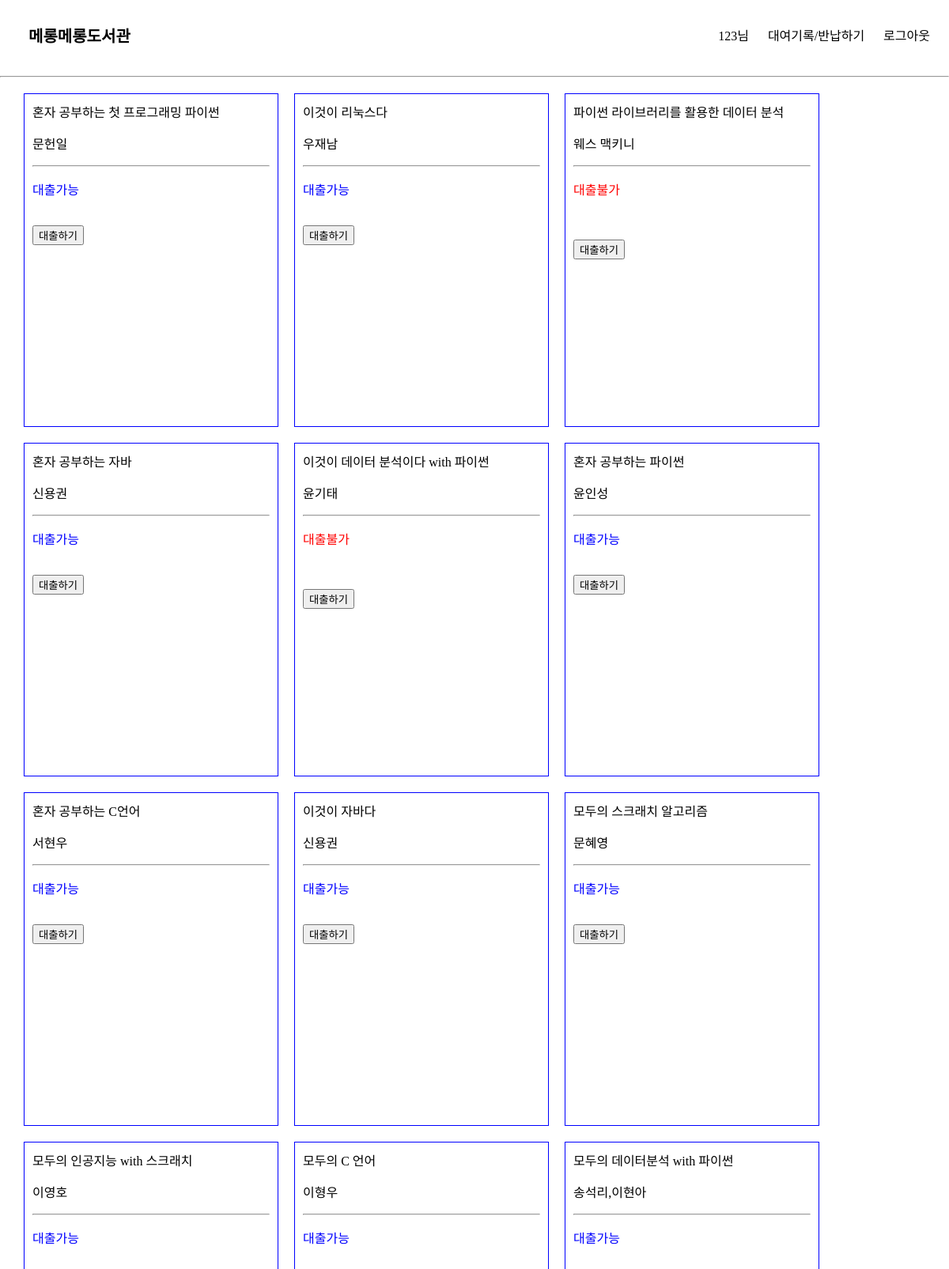
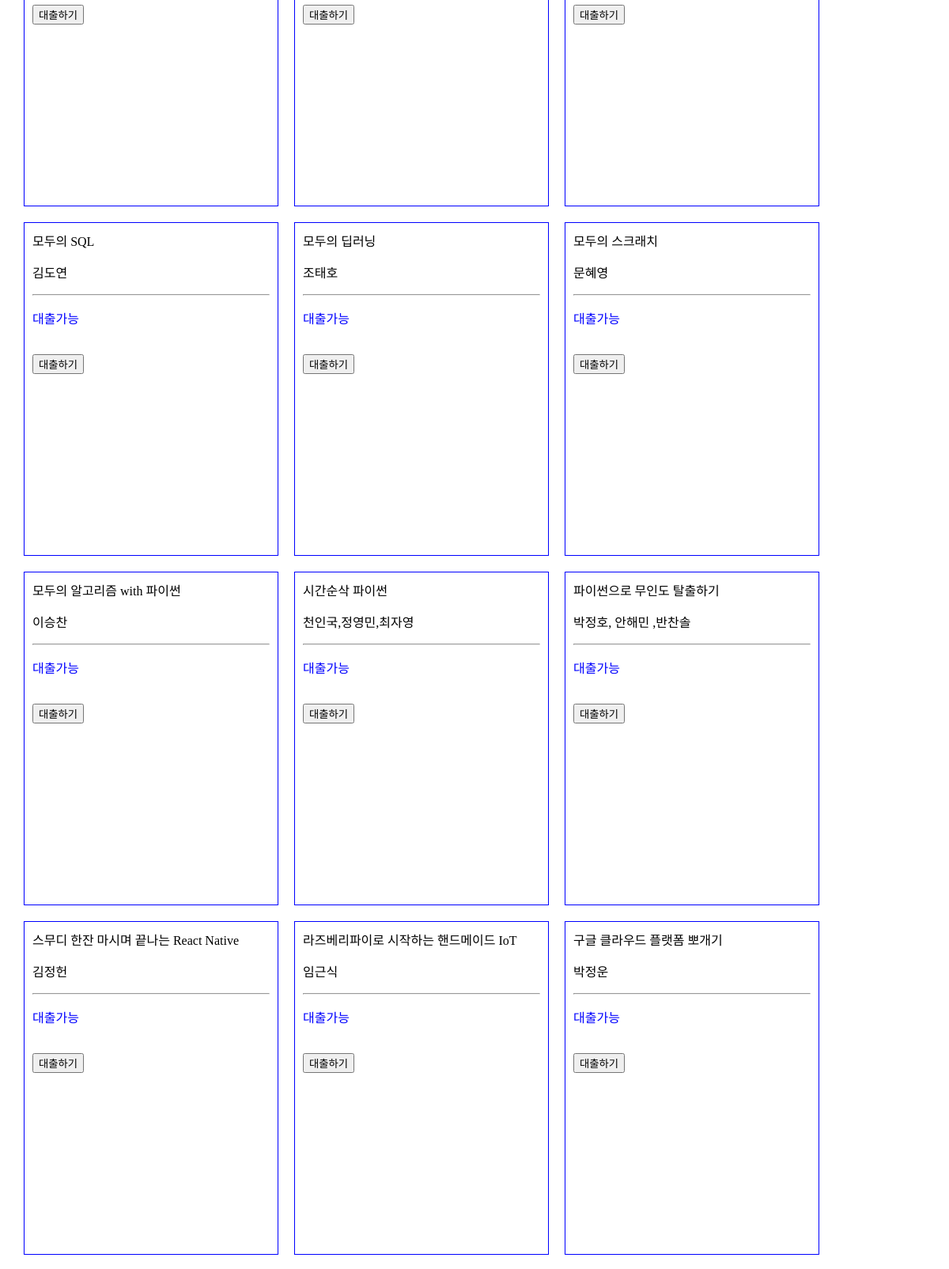
The app's page / (signed in, upper part) with its own data (2 pictures, top to bottom).
### elicelibrary/models.py (models this page shows, shortened)
class Book(db.Model):
    __tablename__     = 'Book'
    id                = db.Column(db.Integer, primary_key=True, nullable=False, autoincrement=True, unique=True)
    title             = db.Column(db.String(45), nullable=False)
    author            = db.Column(db.String(45))
    publisher         = db.Column(db.String(45))
    publication_date  = db.Column(db.String(45))
    pages             = db.Column(db.Integer)
    isbn              = db.Column(db.String(45))
    registered_date   = db.Column(db.DateTime, default=datetime.utcnow)
    description       = db.Column(db.Text())    # 길이를 정할 수 없는 문자열은 Text를 쓰면 됨
    book_link         = db.Column(db.String(255))
    book_status       = db.Column(db.String(45))   # "1" :대출가능, "0" : 대출중 , "999" : 폐기    -> 선택형 변수에 적합한 데이터타입이 있을까?
    book_img          = db.Column(db.String(45))    # 책 표지만 바뀐 경우, 또는 책이 다르지만 같은 표지를 쓰는 경우가 있기 때문에 이미지 스토리지에서 같은 이미지의 반복을 막기 위해 별도의 책 이미지 식별 용 변수를 넣음
    at_user           = db.Column(db.String(45), default=None)

### elicelibrary/views/book_api.py (the view, shortened to what this page needs)
@book.route('/')
def main_page():
    book_list = Book.query.order_by(Book.registered_date.desc()).all()
    return render_template("main.html", book_list=book_list)

### elicelibrary/templates/main.html (shortened to what this page needs)
{% extends 'base.html' %}
{% block content %}
<div class="book-card-container">
    {% for b in book_list %}
        <div class="book-info-card">
            <a href="/book_info/{{ b.id }}">{{ b.title }}</a>
            <p>{{ b.author }}</p>
            <hr>
            {% if b.book_status == '1' %}
                <p style="color: blue;">대출가능</p>
            {% else %}
                <p style="color:red">대출불가</p>
            <br>
            {% endif %}
            <br>
            <form action="{{ url_for('book.checkout', book_id=b.id) }}" method="post">
                <input class='checkout-btn' type="submit" value="대출하기">
            </form>
        </div>
    {% endfor %}
</div>
{% endblock %}

### elicelibrary/static/style.css (style rules this page uses)
:root { --text-color: black; --background-color: white; --accent-color: grey; }
body { margin: 0; }
a { text-decoration: none; color: var(--text-color); }
.book-card-container { margin: 10px 20px 10px 20px; display: flex; flex-wrap: wrap; justify-content: flex-start; }
.book-info-card { margin: 10px 10px 10px 10px; padding: 10px 10px 10px 10px; width: 300px; height: 400px; border: 1px solid blue; }

### records on screen
Book: title "혼자 공부하는 첫 프로그래밍 파이썬", author "문헌일", book_status "대출가능"
Book: title "이것이 리눅스다", author "우재남", book_status "대출가능"
Book: title "파이썬 라이브러리를 활용한 데이터 분석", author "웨스 맥키니", book_status "대출불가"
Book: title "혼자 공부하는 자바", author "신용권", book_status "대출가능"
Book: title "이것이 데이터 분석이다 with 파이썬", author "윤기태", book_status "대출불가"
Book: title "혼자 공부하는 파이썬", author "윤인성", book_status "대출가능"
Book: title "혼자 공부하는 C언어", author "서현우", book_status "대출가능"
Book: title "이것이 자바다", author "신용권", book_status "대출가능"
Book: title "모두의 스크래치 알고리즘", author "문혜영", book_status "대출가능"
Book: title "모두의 인공지능 with 스크래치", author "이영호", book_status "대출가능"
Book: title "모두의 C 언어", author "이형우", book_status "대출가능"
Book: title "모두의 데이터분석 with 파이썬", author "송석리,이현아", book_status "대출가능"
Book: title "모두의 SQL", author "김도연", book_status "대출가능"
Book: title "모두의 딥러닝", author "조태호", book_status "대출가능"
Book: title "모두의 스크래치", author "문혜영", book_status "대출가능"
Book: title "모두의 알고리즘 with 파이썬", author "이승찬", book_status "대출가능"
Book: title "시간순삭 파이썬", author "천인국,정영민,최자영", book_status "대출가능"
Book: title "파이썬으로 무인도 탈출하기", author "박정호, 안해민 ,반찬솔", book_status "대출가능"
Book: title "스무디 한잔 마시며 끝나는 React Native", author "김정헌", book_status "대출가능"
Book: title "라즈베리파이로 시작하는 핸드메이드 IoT", author "임근식", book_status "대출가능"
Book: title "구글 클라우드 플랫폼 뽀개기", author "박정운", book_status "대출가능"

### other values on screen
{{ session['login_id'] }} "123"
